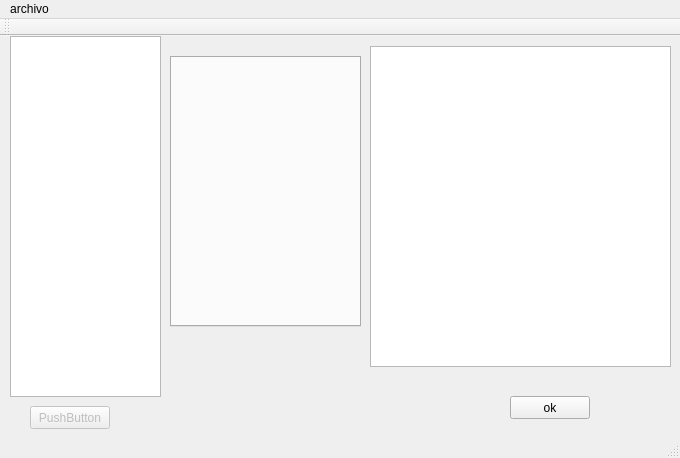
<?xml version="1.0" encoding="UTF-8"?>
<ui version="4.0">
 <class>MainWindow</class>
 <widget class="QMainWindow" name="MainWindow">
  <property name="geometry">
   <rect>
    <x>0</x>
    <y>0</y>
    <width>680</width>
    <height>458</height>
   </rect>
  </property>
  <property name="windowTitle">
   <string>MainWindow</string>
  </property>
  <widget class="QWidget" name="centralWidget">
   <widget class="QTabWidget" name="tabWidget">
    <property name="geometry">
     <rect>
      <x>170</x>
      <y>20</y>
      <width>191</width>
      <height>271</height>
     </rect>
    </property>
    <property name="currentIndex">
     <number>-1</number>
    </property>
   </widget>
   <widget class="QPushButton" name="pushButton">
    <property name="geometry">
     <rect>
      <x>510</x>
      <y>360</y>
      <width>80</width>
      <height>23</height>
     </rect>
    </property>
    <property name="text">
     <string>ok</string>
    </property>
   </widget>
   <widget class="QTextEdit" name="textEdit">
    <property name="geometry">
     <rect>
      <x>370</x>
      <y>10</y>
      <width>301</width>
      <height>321</height>
     </rect>
    </property>
   </widget>
   <widget class="QTreeView" name="treeView">
    <property name="geometry">
     <rect>
      <x>10</x>
      <y>0</y>
      <width>151</width>
      <height>361</height>
     </rect>
    </property>
   </widget>
   <widget class="QPushButton" name="pushButton_2">
    <property name="enabled">
     <bool>false</bool>
    </property>
    <property name="geometry">
     <rect>
      <x>30</x>
      <y>370</y>
      <width>80</width>
      <height>23</height>
     </rect>
    </property>
    <property name="text">
     <string>PushButton</string>
    </property>
   </widget>
  </widget>
  <widget class="QMenuBar" name="menuBar">
   <property name="geometry">
    <rect>
     <x>0</x>
     <y>0</y>
     <width>680</width>
     <height>20</height>
    </rect>
   </property>
   <widget class="QMenu" name="menuArchivo">
    <property name="title">
     <string>archivo</string>
    </property>
    <addaction name="actionNuevo"/>
    <addaction name="actionGuardar"/>
    <addaction name="actionGuardar_como"/>
    <addaction name="actionAbrir"/>
   </widget>
   <addaction name="menuArchivo"/>
  </widget>
  <widget class="QToolBar" name="mainToolBar">
   <attribute name="toolBarArea">
    <enum>TopToolBarArea</enum>
   </attribute>
   <attribute name="toolBarBreak">
    <bool>false</bool>
   </attribute>
  </widget>
  <widget class="QStatusBar" name="statusBar"/>
  <action name="actionNuevo">
   <property name="text">
    <string>nuevo</string>
   </property>
  </action>
  <action name="actionGuardar">
   <property name="text">
    <string>guardar</string>
   </property>
  </action>
  <action name="actionGuardar_como">
   <property name="text">
    <string>guardar_como</string>
   </property>
  </action>
  <action name="actionAbrir">
   <property name="text">
    <string>abrir</string>
   </property>
  </action>
 </widget>
 <layoutdefault spacing="6" margin="11"/>
 <resources/>
 <connections/>
</ui>
